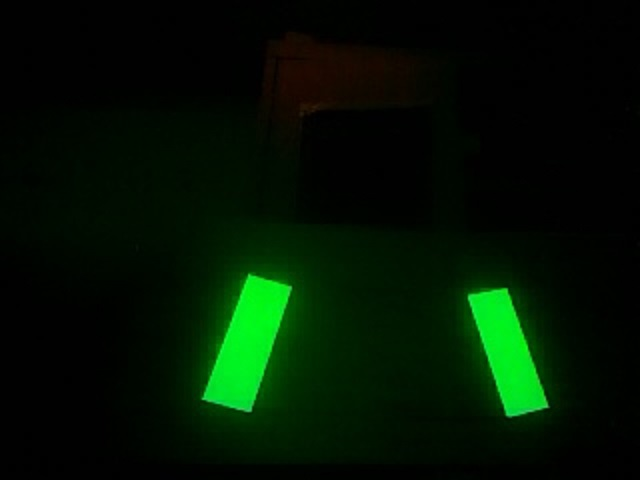
#> input picture test/TestImages/test1.jpg, 640 x 480 px, found by its file name
$ python convexHullTest.py
#> lines starting #> are read from the running program, lines starting #| are printed output that depends on the picture; after the words box and inside, x2 and y2 are one past the last pixel; in counts of white or black regions, pixels touching at a corner belong together
import cv2 as cv
import numpy as np

frame = cv.imread('test\\TestImages\\test1.jpg')
#> frame is the input picture: shape (480, 640, 3); mean B, G, R 2, 19.8, 1.6

frame_hsv = cv.cvtColor(frame, cv.COLOR_BGR2HSV)
#> frame_hsv: shape (480, 640, 3); mean H, S, V 39.1, 171.2, 20.2
frame_threshold = cv.inRange(frame_hsv, (55, 128, 144), (72, 255, 255))
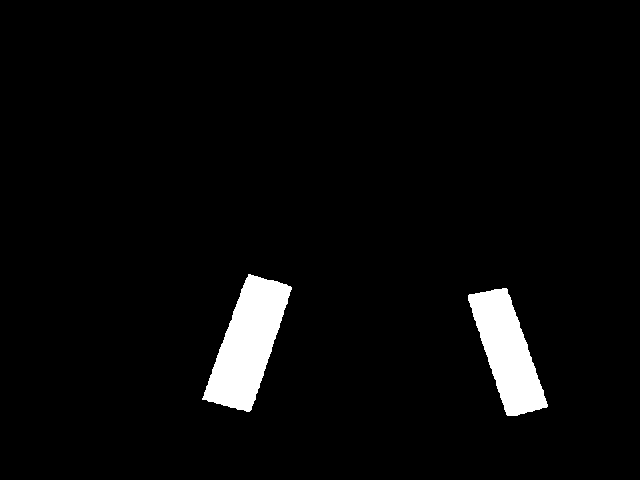
#> frame_threshold: shape (480, 640); 3.9% white; 2 white regions

frame_contours = frame_threshold
contours, hierarchy = cv.findContours(frame_contours, cv.RETR_TREE, cv.CHAIN_APPROX_SIMPLE)
#> contours = 2 contours; box (x1, y1, x2, y2) and area: (202, 274, 292, 412) 6340, (468, 288, 548, 416) 5165
